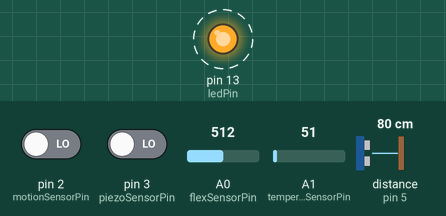
The sketch below on a simulated Arduino Uno, built with avr-gcc and run on an emulated ATmega328P. Shown: output pins drawn as LEDs (lit = HIGH). Wiring (inferred from the names in the program): ultrasonic range finder: trigger pin 4; echo pin 5. Dashed ring = blinking. The inputs (shaded band) are chosen by the test bench; at power-on: pin 2 (motionSensorPin) LOW, pin 3 (piezoSensorPin) LOW, A0 (flexSensorPin) = 512, A1 (temperatureSensorPin) = 51, distance to the obstacle (sensor on pin 5) 80 cm. The echo pulse lasts 58.3 µs per cm; pins used as bus, display or sensor lines are not drawn; what the sketch prints to the serial monitor is not drawn.

Above: at 0.5 s.
Timing chart, 0 to 4.6 s (numbered marks = the images above):
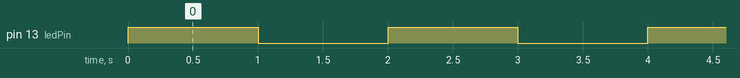

Measured:
- by itself, pin 13 (ledPin): alternates HIGH for 1.0 s and LOW for 1.0 s

The sketch:

Task1.4D.ino
```cpp
// Define pins for the sensors and LED
const int motionSensorPin = 2; // Pin for PIR motion sensor
const int piezoSensorPin = 3; // Pin for piezo sensor
const int ultrasonicTrigPin = 4; // Trig pin for ultrasonic sensor
const int ultrasonicEchoPin = 5; // Echo pin for ultrasonic sensor
const int temperatureSensorPin = A1; // Analog pin for temperature sensor
const int flexSensorPin = A0; // Analog pin for flex sensor
const int ledPin = 13; // Built-in LED

// Variables to track LED states
volatile bool ledState = false;

// ISR for pin change interrupts (handles both motion and piezo sensors)
ISR(PCINT2_vect) {
  if (digitalRead(motionSensorPin) == HIGH || digitalRead(piezoSensorPin) == HIGH) {
    ledState = !ledState; // Toggle LED state
    digitalWrite(ledPin, ledState); // Update the LED
  }
}

// Timer interrupt routine
ISR(TIMER1_COMPA_vect) {
  // Your timer code here (e.g., toggle the LED)
  digitalWrite(ledPin, !digitalRead(ledPin)); // Toggle LED state
}

// Function to get distance from ultrasonic sensor
long getDistance() {
  digitalWrite(ultrasonicTrigPin, LOW);
  delayMicroseconds(2);
  digitalWrite(ultrasonicTrigPin, HIGH);
  delayMicroseconds(10);
  digitalWrite(ultrasonicTrigPin, LOW);

  long duration = pulseIn(ultrasonicEchoPin, HIGH);
  long distance = (duration * 0.034) / 2;
  return distance;
}

void setup() {
  pinMode(motionSensorPin, INPUT);
  pinMode(piezoSensorPin, INPUT);
  pinMode(ultrasonicTrigPin, OUTPUT);
  pinMode(ultrasonicEchoPin, INPUT);
  pinMode(ledPin, OUTPUT);

  // Configure PCINT for motion sensor and piezo sensor pins
  PCICR |= (1 << PCIE2); // Enable PCINT2 interrupt
  PCMSK2 |= (1 << PCINT18) | (1 << PCINT19); // Enable interrupts for pins 2 and 3

  // Timer setup
  cli(); // Disable global interrupts
  TCCR1A = 0; // Set entire TCCR1A register to 0
  TCCR1B = 0; // Same for TCCR1B
  TCNT1 = 0; // Initialize counter value to 0
  // Set compare match register for 1Hz increments
  OCR1A = 15624; // = (16*10^6) / (1024*1) - 1 (must be <65536)
  // Turn on CTC mode
  TCCR1B |= (1 << WGM12);
  // Set CS12 and CS10 bits for 1024 prescaler
  TCCR1B |= (1 << CS12) | (1 << CS10);
  // Enable timer compare interrupt
  TIMSK1 |= (1 << OCIE1A);
  sei(); // Enable global interrupts

  // Start serial communication
  Serial.begin(9600);
}

void loop() {
  // Read temperature sensor data
  int tempValue = analogRead(temperatureSensorPin);
  float temperature = tempValue * (5.0 / 1024.0) * 100.0; // Convert to Celsius

  // Read flex sensor data
  int flexValue = analogRead(flexSensorPin);

  // Get distance from ultrasonic sensor
  long distance = getDistance();

  // Print sensor states to the Serial Monitor
  Serial.print("Motion Sensor: ");
  Serial.print(digitalRead(motionSensorPin));
  Serial.print(" | Piezo Sensor: ");
  Serial.print(digitalRead(piezoSensorPin));
  Serial.print(" | Temperature: ");
  Serial.print(temperature);
  Serial.print(" C | Flex Value: ");
  Serial.print(flexValue);
  Serial.print(" | Distance: ");
  Serial.print(distance);
  Serial.println(" cm");

  // Small delay to avoid flooding the Serial Monitor
  delay(500);
}
```
